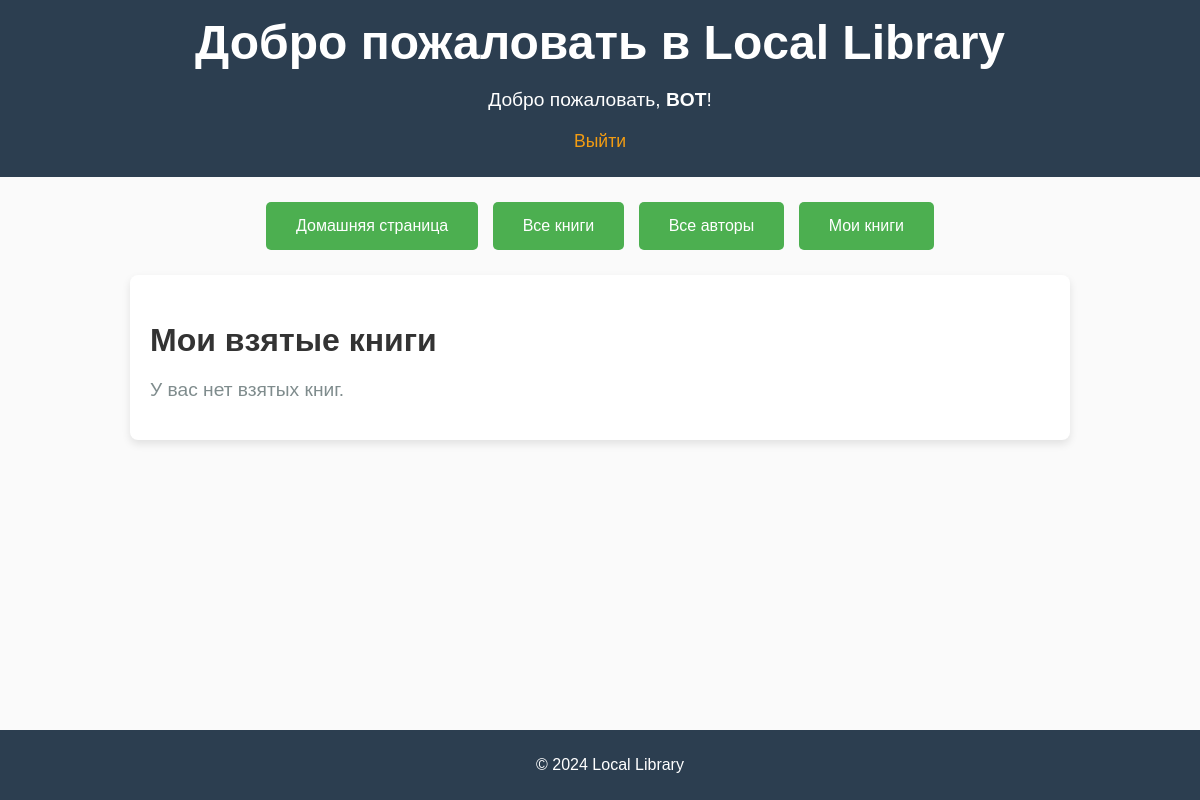
The page /catalog/my_borrowed/ (signed in) on the database as committed earlier.
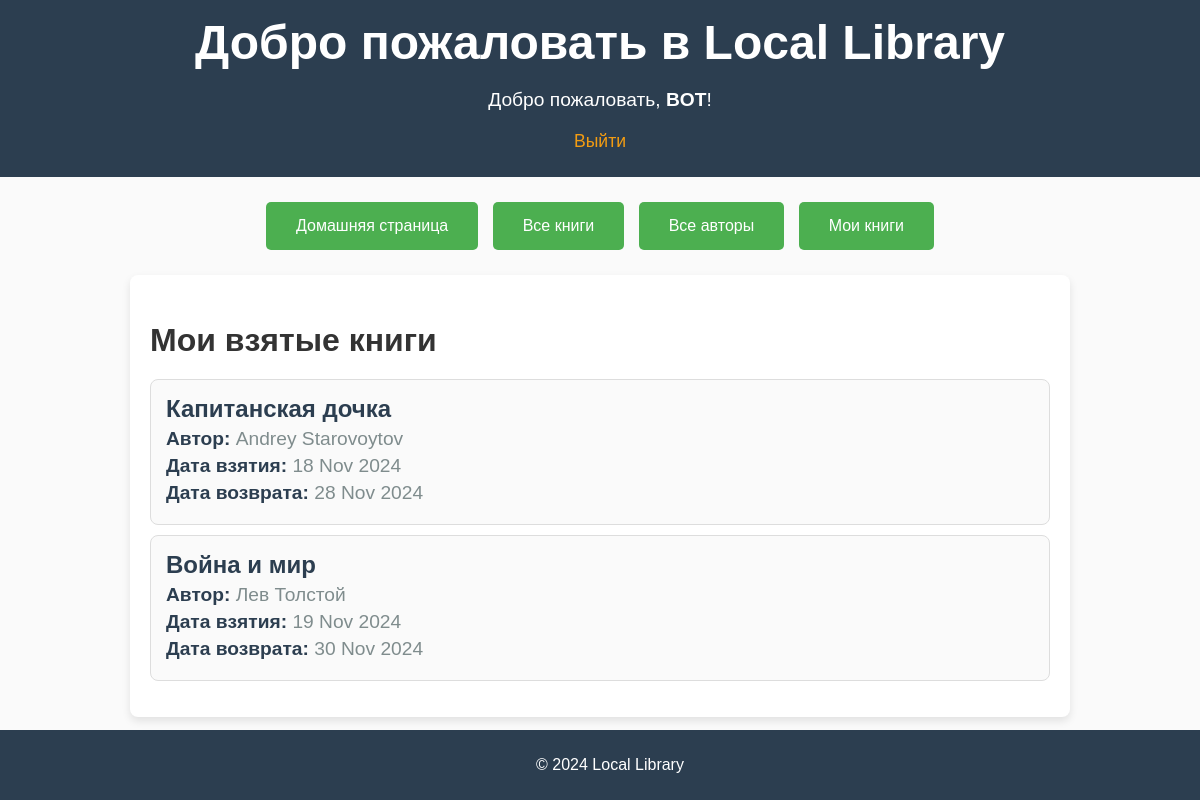
The same page on the database as committed later.
### catalog/models.py (models this page shows, shortened)
class BookInstance(models.Model):
    id = models.UUIDField(primary_key=True, default=uuid.uuid4, editable=False,
                          help_text="Уникальный идентификатор для этой конкретной книги во всей библиотеке")
    book = models.ForeignKey('Book', on_delete=models.CASCADE, null=True)
    imprint = models.CharField(max_length=200)
    due_back = models.DateField(null=True, blank=True)
    date_borrowed = models.DateField(default=now, help_text="Дата взятия книги")
    borrower = models.ForeignKey(User, on_delete=models.SET_NULL, null=True, blank=True)
    status = models.CharField(
        max_length=1,
        choices=(("m", "Обслуживание"), ("o", "Предоставлено в аренду"), ("a", "Доступно"), ("r", "Зарезервировано")),
        blank=True,
        default='m',
        help_text='Наличие свободных номеров',
    )
    class Meta:
        ordering = ['due_back']
        permissions = [
            ("can_mark_returned", "Set book as returned")
        ]

class Book(models.Model):
    title = models.CharField(max_length=200)
    author = models.ForeignKey('Author', on_delete=models.SET_NULL, null=True)
    description = models.TextField(max_length=1000, help_text="Введите краткое описание книги",
                                   default="Описание отсутствует")
    isbn = models.CharField('ISBN', max_length=13)
    genre = models.ManyToManyField('Genre', help_text="Выберите жанр для этой книги")
    language = models.ForeignKey('Language', on_delete=models.SET_NULL, null=True)

class Author(models.Model):
    first_name = models.CharField(max_length=100)
    last_name = models.CharField(max_length=100)
    date_of_birth = models.DateField(null=True, blank=True)
    date_of_death = models.DateField('Died', null=True, blank=True)
    @property
    def name(self):
        return f'{self.first_name} {self.last_name}'
    class Meta:
        pass

### catalog/views.py (the view)
# urls.py: path('my_borrowed/', views.MyBorrowedView.as_view(), name='my_borrowed'),
class MyBorrowedView(LoginRequiredMixin, ListView):
    model = BookInstance
    template_name = 'my_borrowed.html'
    context_object_name = 'borrowed_books'
    def get_queryset(self):
        return BookInstance.objects.filter(borrower=self.request.user, status='o')

### catalog/templates/my_borrowed.html
{% extends 'base.html' %}
{% load static %}
{% block content %}
<link rel="stylesheet" type="text/css" href="{% static 'css/my_borrowed.css' %}">
<div class="borrowed-container">
    <h2>Мои взятые книги</h2>
    {% if borrowed_books %}
    <ul class="borrowed-books-list">
        {% for instance in borrowed_books %}
        <li class="book-item">
            <div class="book-info">
                <h3>{{ instance.book.title }}</h3>
                <p><strong>Автор:</strong> {{ instance.book.author.name }}</p>
                <p><strong>Дата взятия:</strong> {{ instance.date_borrowed|date:"d M Y" }}</p>
                <p><strong>Дата возврата:</strong> {{ instance.due_back|date:"d M Y" }}</p>
            </div>
        </li>
        {% endfor %}
    </ul>
    {% else %}
    <p>У вас нет взятых книг.</p>
    {% endif %}
</div>
{% endblock %}

### catalog/templates/base.html (shortened to what this page needs)
<!DOCTYPE html>
{% load static %}
<html lang="ru">
<head>
    <link rel="stylesheet" type="text/css" href="{% static 'css/base.css' %}">
    <link rel="stylesheet" href="{% static 'css/author_form.css' %}">
    <link rel="stylesheet" href="{% static 'css/author_update.css' %}">
</head>
<body>
    <header>
        <h1>Добро пожаловать в Local Library</h1>
        {% if user.is_authenticated %}
        <div class="user-info">
            <p>Добро пожаловать, <strong>{{ user.get_username }}</strong>!</p>
            <form id="logout-form" method="post" action="{% url 'logout' %}">
                <button type="submit" class="btn btn-link">Выйти</button>
            </form>
        </div>
        {% endif %}
    </header>
    <div class="navigation-buttons">
        <a href="{% url 'index' %}" class="btn">Домашняя страница</a>
        <a href="{% url 'book_list' %}" class="btn">Все книги</a>
        <a href="{% url 'authors' %}" class="btn">Все авторы</a>
        {% if user.is_authenticated %}
            <a href="{% url 'my_borrowed' %}" class="btn">Мои книги</a>
        {% endif %}
    </div>
    <div class="main-content">
        {% block content %}
        {% endblock %}
    </div>
    <footer>
        <p>© 2024 Local Library</p>
    </footer>
</body>
</html>

### static/css/base.css (style rules this page uses)
body { font-family: Arial, sans-serif; background-color: #f4f4f4; color: #333; margin: 0; padding: 0; }
header { background-color: #333; color: white; padding: 10px 0; text-align: center; }
header h1 { margin: 0; font-size: 2.5rem; }
.user-info { text-align: center; margin-top: 10px; }
.user-info p { font-size: 1.2rem; margin-bottom: 10px; }
.user-info .btn-link { background-color: transparent; color: #f39c12; font-size: 1.1rem; border: none; text-decoration: underline; cursor: pointer; transition: color 0.3s ease; }
footer { background-color: #2c3e50; color: white; text-align: center; padding: 15px 0; position: relative; bottom: 0; width: 100%; margin-top: auto; }
#logout-form { display: inline; }
.btn-link { background-color: transparent; font-size: 16px; text-decoration: none !important; border: none; cursor: pointer; padding: 10px 20px; display: inline-block; transition: color 0.3s ease; }

### static/css/author_form.css (style rules this page uses)
body { font-family: Arial, sans-serif; background-color: #f9f9f9; }
header { background-color: #2c3e50; color: white; padding: 15px 0; text-align: center; }
header h1 { margin: 0; font-size: 3rem; }
.navigation-buttons { margin: 20px 0; text-align: center; }
.navigation-buttons .btn { display: inline-block; background-color: #4CAF50; color: white; padding: 15px 30px; text-align: center; text-decoration: none; font-size: 16px; border-radius: 5px; margin: 5px; transition: background-color 0.3s; }
ul { list-style: none; padding-left: 0; }
ul li { margin: 10px 0; }
ul li strong { font-weight: bold; color: #2c3e50; }
footer { background-color: #2c3e50; color: white; padding: 10px; text-align: center; position: fixed; bottom: 0; width: 100%; }

### static/css/author_update.css (style rules this page uses)
body { font-family: 'Segoe UI', Tahoma, Geneva, Verdana, sans-serif; background-color: #f2f2f2; }
header { background-color: #2c3e50; color: white; padding: 15px 0; text-align: center; }
header h1 { margin: 0; font-size: 3rem; }
.navigation-buttons { margin: 20px 0; text-align: center; }
.navigation-buttons .btn { display: inline-block; background-color: #4CAF50; color: white; padding: 15px 30px; text-align: center; text-decoration: none; font-size: 16px; border-radius: 5px; margin: 5px; transition: background-color 0.3s; }
ul { list-style: none; padding-left: 0; }
ul li { margin: 10px 0; }
ul li strong { font-weight: bold; color: #2c3e50; }
footer { background-color: #2c3e50; color: white; padding: 10px; text-align: center; position: fixed; bottom: 0; width: 100%; }

### static/css/my_borrowed.css (style rules this page uses)
.borrowed-container { margin: 20px auto; max-width: 900px; padding: 20px; background-color: #fff; border-radius: 8px; box-shadow: 0 4px 8px rgba(0, 0, 0, 0.1); }
.borrowed-container h2 { font-size: 2rem; color: #333; margin-bottom: 20px; }
.borrowed-books-list { list-style: none; padding: 0; }
.book-item { display: flex; justify-content: space-between; padding: 15px; margin-bottom: 10px; border: 1px solid #ddd; border-radius: 8px; background-color: #fafafa; }
.book-info { flex: 1; }
.book-info h3 { margin: 0; font-size: 1.5rem; color: #2c3e50; }
.book-info p { margin: 5px 0; color: #555; }
.borrowed-container p { font-size: 1.2rem; color: #7f8c8d; }
body { font-family: 'Arial', sans-serif; background-color: #fafafa; color: #333; margin: 0; padding: 0; }
header { background-color: #2c3e50; color: white; padding: 15px 0; text-align: center; }
header h1 { margin: 0; font-size: 3rem; }
.navigation-buttons { margin: 20px 0; text-align: center; }
.navigation-buttons .btn { display: inline-block; background-color: #4CAF50; color: white; padding: 15px 30px; text-align: center; text-decoration: none; font-size: 16px; border-radius: 5px; margin: 5px; transition: background-color 0.3s; }
ul { list-style: none; padding-left: 0; }
ul li { margin: 10px 0; }
ul li strong { font-weight: bold; color: #2c3e50; }
footer { background-color: #2c3e50; color: white; padding: 10px; text-align: center; position: fixed; bottom: 0; width: 100%; }
a { color: #3498db; text-decoration: none; }

Rows that differ between the two databases and show on the page:
added BookInstance: book "Капитанская дочка", book.author.name "Andrey Starovoytov", date_borrowed "18 Nov 2024", due_back "28 Nov 2024"
added BookInstance: book "Война и мир", book.author.name "Лев Толстой", date_borrowed "19 Nov 2024", due_back "30 Nov 2024"
Other text that changed with them:
text no longer shown: "У вас нет взятых книг."
